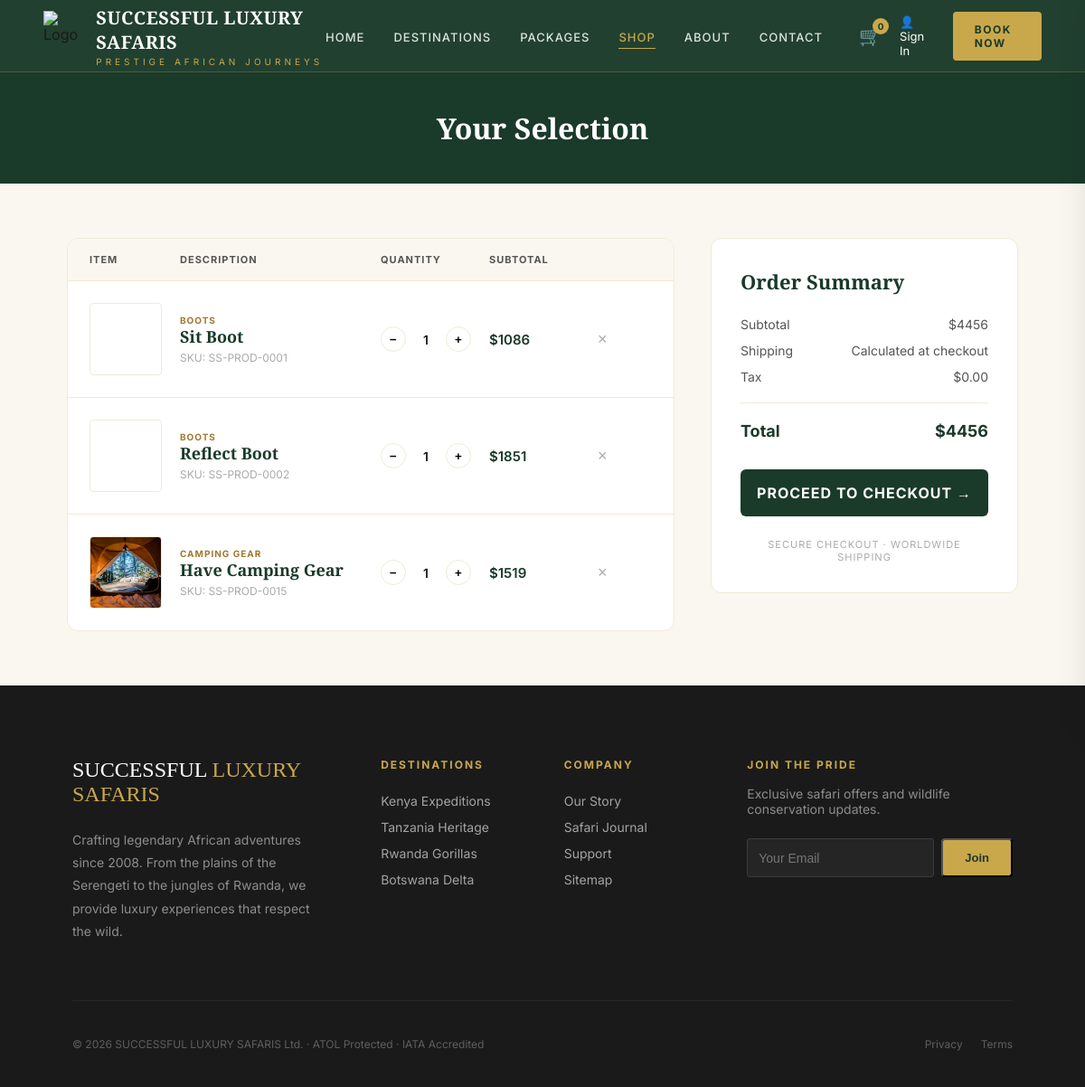
/shop/cart/ (signed in), run on the app's committed database.
### shop/models.py (models this page shows, shortened)
class CartItem(models.Model):
    cart = models.ForeignKey(Cart, related_name='items', on_delete=models.CASCADE)
    product = models.ForeignKey(Product, on_delete=models.CASCADE)
    quantity = models.PositiveIntegerField(default=1)
    @property
    def subtotal(self):
        return self.product.price * self.quantity

class Product(models.Model):
    category = models.ForeignKey(ProductCategory, related_name='products', on_delete=models.CASCADE)
    sku = models.CharField(max_length=50, unique=True)
    name = models.CharField(max_length=200)
    description = models.TextField()
    price = models.DecimalField(max_digits=10, decimal_places=2)
    stock_quantity = models.PositiveIntegerField(default=0)
    low_stock_threshold = models.PositiveIntegerField(default=5)
    image = models.ImageField(upload_to='products/', blank=True, null=True)
    is_active = models.BooleanField(default=True)
    created_at = models.DateTimeField(auto_now_add=True)

class ProductCategory(models.Model):
    name = models.CharField(max_length=100, unique=True)
    slug = models.SlugField(unique=True)
    description = models.TextField(blank=True, null=True)

class Cart(models.Model):
    user = models.OneToOneField(User, on_delete=models.CASCADE, related_name='cart', null=True, blank=True)
    session_key = models.CharField(max_length=40, null=True, blank=True)
    created_at = models.DateTimeField(auto_now_add=True)
    updated_at = models.DateTimeField(auto_now=True)
    @property
    def total_amount(self):
        return sum(item.subtotal for item in self.items.all())

### shop/views.py (the view)
# urls.py: path('cart/', views.shopping_cart, name='shopping_cart'),
def shopping_cart(request):
    cart = get_cart(request)
    return render(request, 'shopping-cart.html', {'cart': cart})

### shop/utils.py (called while the page is built, shortened)
def get_cart(request):
    if request.user.is_authenticated:
        cart, created = Cart.objects.get_or_create(user=request.user)
        session_key = request.session.session_key
        if session_key:
            anon_cart = Cart.objects.filter(session_key=session_key).first()
    else:
        if not request.session.session_key:
            request.session.create()
        session_key = request.session.session_key
        cart, created = Cart.objects.get_or_create(session_key=session_key)
    return cart

### templates/shopping-cart.html (shortened to what this page needs)
{% extends 'base.html' %}
{% load static %}
{% block content %}
<div class="cart-hero">
  <h1>Your Selection</h1>
</div>
<div class="cart-container">
  <div class="cart-items-wrap">
    <div class="cart-items">
      <div class="cart-header">
        <div>Item</div>
        <div>Description</div>
        <div>Quantity</div>
        <div>Subtotal</div>
        <div></div>
      </div>
      {% for item in cart.items.all %}
      <div class="cart-row">
        <div class="cart-img" style="background-image: url('{% if item.product.image %}{{ item.product.image.url }}{% else %}https://images.unsplash.com/photo-1523275335684-37898b6baf30?auto=format&fit=crop&w=100&q=80{% endif %}')"></div>
        <div>
          <div class="cart-cat">{{ item.product.category.name }}</div>
          <div class="cart-name">{{ item.product.name }}</div>
          <div style="font-size:12px; color:var(--gray-light);">SKU: {{ item.product.sku }}</div>
        </div>
        <div class="qty-ctrl">
          <form method="POST" action="{% url 'update_cart' %}" style="display:inline;">
            <button type="submit" class="qty-btn">−</button>
          </form>
          <span class="qty-num">{{ item.quantity }}</span>
          <form method="POST" action="{% url 'update_cart' %}" style="display:inline;">
            <button type="submit" class="qty-btn">+</button>
          </form>
        </div>
        <div class="cart-price">${{ item.subtotal|floatformat:0 }}</div>
        <div>
          <form method="POST" action="{% url 'remove_from_cart' %}">
            <button type="submit" class="cart-remove">×</button>
          </form>
        </div>
      </div>
      {% endfor %}
    </div>
  </div>
  <aside class="cart-summary">
    <h2 class="summary-h">Order Summary</h2>
    <div class="summary-row">
      <span>Subtotal</span>
      <span>${{ cart.total_amount|floatformat:0 }}</span>
    </div>
    <div class="summary-row">
      <span>Shipping</span>
      <span>Calculated at checkout</span>
    </div>
    <div class="summary-row">
      <span>Tax</span>
      <span>$0.00</span>
    </div>
    <div class="summary-total">
      <span>Total</span>
      <span>${{ cart.total_amount|floatformat:0 }}</span>
    </div>
    <a href="{% url 'checkout' %}" class="btn-checkout">Proceed to Checkout →</a>
    <div style="margin-top: 24px; text-align: center;">
      <p style="font-size: 11px; color: var(--gray-light); text-transform: uppercase; letter-spacing: 1px;">Secure Checkout · Worldwide Shipping</p>
    </div>
  </aside>
</div>
{% endblock %}

### templates/base.html (shortened to what this page needs)
{% load static %}
<!DOCTYPE html>
<html lang="en">
<head>
</head>
<body class="animate-fade">
<div class="nav-wrapper">
  <nav>
    <a href="/" class="nav-logo">
      <img src="{% static 'images/logo.png' %}" alt="Logo" class="nav-logo-img">
      <div class="nav-logo-text">
        <h2>SUCCESSFUL LUXURY SAFARIS</h2>
        <p>Prestige African Journeys</p>
      </div>
    </a>
    <ul class="nav-links">
      <li><a href="{% url 'home' %}" class="{% if request.resolver_match.url_name == 'home' %}active{% endif %}">Home</a></li>
      <li><a href="{% url 'destinations' %}" class="{% if 'destinations' in request.path %}active{% endif %}">Destinations</a></li>
      <li><a href="{% url 'packages' %}" class="{% if 'packages' in request.path %}active{% endif %}">Packages</a></li>
      <li><a href="{% url 'shop' %}" class="{% if 'shop' in request.path %}active{% endif %}">Shop</a></li>
      <li><a href="{% url 'about' %}" class="{% if 'about' in request.path %}active{% endif %}">About</a></li>
      <li><a href="{% url 'contact' %}" class="{% if 'contact' in request.path %}active{% endif %}">Contact</a></li>
    </ul>
    <div class="nav-right">
      <div class="nav-cart" onclick="openCart()" style="cursor:pointer;">🛒<span class="cart-badge" id="base-cart-badge">0</span></div>
      <a href="{% url 'auth' %}" class="nav-user" style="color: white; font-size: 13px;">👤 Sign In</a>
      <a href="{% url 'booking' %}" class="nav-cta">Book Now</a>
    </div>
  </nav>
</div>
{% block content %}{% endblock %}
<footer>
  <div class="footer-grid">
    <div class="footer-col">
      <div class="footer-logo">SUCCESSFUL <span>LUXURY SAFARIS</span></div>
      <p class="footer-desc">Crafting legendary African adventures since 2008. From the plains of the Serengeti to the jungles of Rwanda, we provide luxury experiences that respect the wild.</p>
    </div>
    <div class="footer-col">
      <h4>Destinations</h4>
      <ul>
        <li><a href="/destinations/kenya/">Kenya Expeditions</a></li>
        <li><a href="/destinations/tanzania/">Tanzania Heritage</a></li>
        <li><a href="#">Rwanda Gorillas</a></li>
        <li><a href="#">Botswana Delta</a></li>
      </ul>
    </div>
    <div class="footer-col">
      <h4>Company</h4>
      <ul>
        <li><a href="/about/">Our Story</a></li>
        <li><a href="/blog/">Safari Journal</a></li>
        <li><a href="{% url 'contact' %}">Support</a></li>
        <li><a href="/sitemap/">Sitemap</a></li>
      </ul>
    </div>
    <div class="footer-newsletter">
      <h4>Join The Pride</h4>
      <p>Exclusive safari offers and wildlife conservation updates.</p>
      <div class="newsletter-form">
        <input type="email" class="newsletter-input" placeholder="Your Email">
        <button class="newsletter-btn">Join</button>
      </div>
    </div>
  </div>
  <div class="footer-bottom">
    <p>© 2026 SUCCESSFUL LUXURY SAFARIS Ltd. · ATOL Protected · IATA Accredited</p>
    <div style="display:flex; gap:20px;">
      <a href="#">Privacy</a>
      <a href="#">Terms</a>
    </div>
  </div>
</footer>
</body>
</html>

### data on the page
CartItem: product.category.name "BOOTS", product.name "Sit Boot", product.sku "SS-PROD-0001", quantity "1", subtotal "1086"
CartItem: product.category.name "BOOTS", product.name "Reflect Boot", product.sku "SS-PROD-0002", quantity "1", subtotal "1851"
CartItem: product.image (picture), product.category.name "CAMPING GEAR", product.name "Have Camping Gear", product.sku "SS-PROD-0015", quantity "1", subtotal "1519"
Cart: total_amount "4456"
